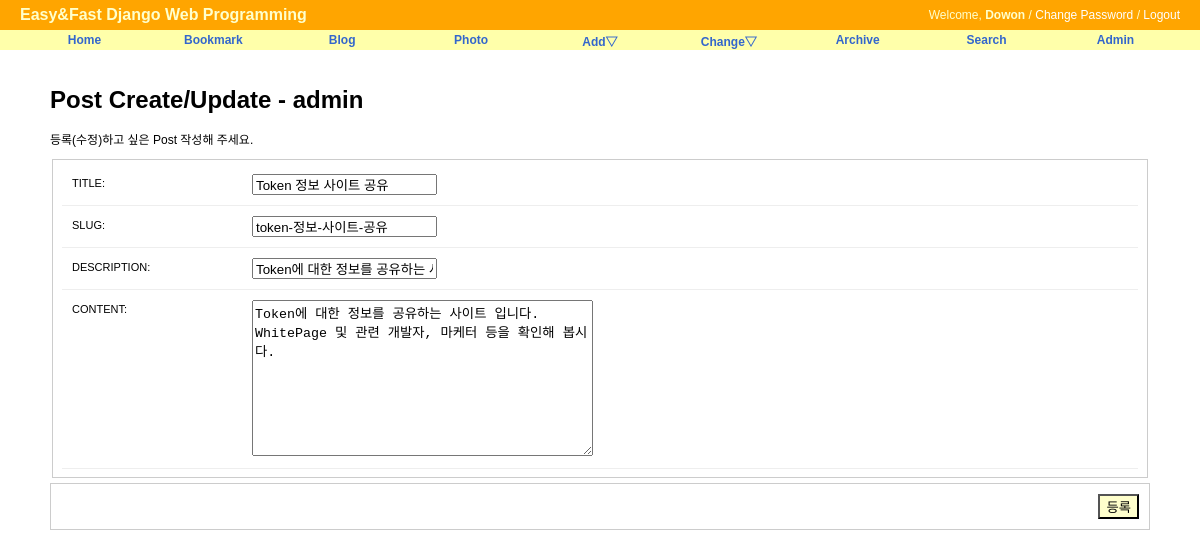
Page /blog/update/8/ (signed in) on the earlier database version.
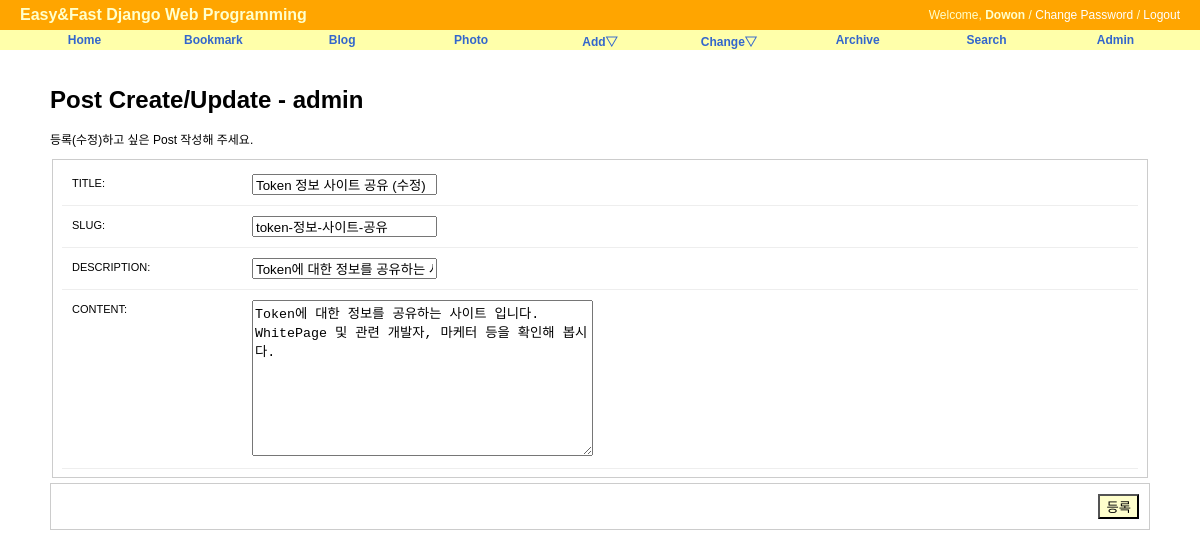
Same page on the later database version.
### blog/models.py (models this page shows, shortened)
class Post(models.Model):
    title       = models.CharField('TITLE', max_length=50)
    slug        = models.SlugField('SLUG', unique=True, allow_unicode=True, help_text='one word for title alias.')
    description = models.CharField('DESCRIPTION', max_length=100, blank=True, null=True, help_text='simple descripton text.')
    content     = models.TextField('CONTENT')
    create_date = models.DateTimeField('Create Date', auto_now_add=True)
    modify_date = models.DateTimeField('Modify Date', auto_now=True)
    owner = models.ForeignKey(User, null=True, on_delete=models.CASCADE)
    class Meta:
        verbose_name = 'post'
        verbose_name_plural = 'posts'
        db_table = 'blog_posts'
        ordering = ('-modify_date',)

### blog/views.py (the view)
# urls.py: path('update/<int:pk>/', PostUpdateView.as_view(), name='update'),
class PostUpdateView(LoginRequiredMixin, UpdateView):
    model = Post
    fields = ['title', 'slug', 'description', 'content']
    success_url = reverse_lazy('blog:index')

### blog/templates/blog/post_form.html (shortened to what this page needs)
{% extends "base.html" %}
{% load staticfiles %}
{% block extrastyle %}{% static "css/forms.css" %}{% endblock %}
{% block content %}
<div id="content">
    <h1>Post Create/Update - {{ user }} </h1>
    <form action="." method="post">
        <p>등록(수정)하고 싶은 Post 작성해 주세요.</p>
        <fieldset class="aligned">
            <div class="form-row">
                {{form.title.label_tag}} {{form.title}}
            </div>
            <div class="form-row">
                {{form.slug.label_tag}} {{form.slug}}
            </div>
            <div class="form-row">
                {{form.description.label_tag}} {{form.description}}
            </div>
            <div class="form-row">
                {{form.content.label_tag}} {{form.content}}
            </div>
        </fieldset>
        <div class="submit-row">
            <input type="submit" value="등록" />
        </div>
    </form>
</div>
{% endblock %}

Differences in the rows shown:
changed Post "token-정보-사이트-공유": title "Token 정보 사이트 공유" → "Token 정보 사이트 공유 (수정)"
